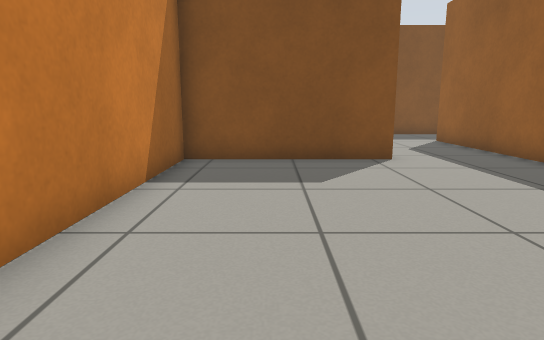
View 1 (above)

16 first-person views from a walk through a Gazebo world. The camera is 0.64 m above the floor, tilts 10° down and sees 75° across. The floor is counted in squares, 0.5 m on a side. Each view is taken from the middle of a square. On the plan, view 1 faces up. The plan holds only what a view shows up to about 15 squares ahead; the rest is blank.

View 2
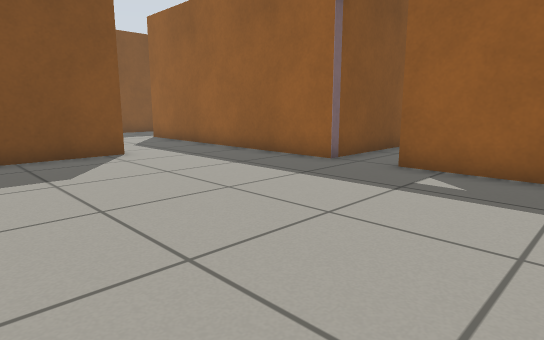

View 3
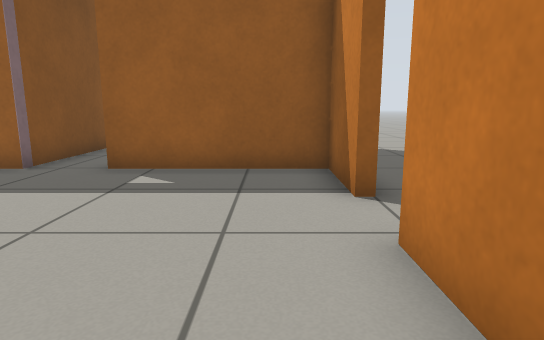

View 4
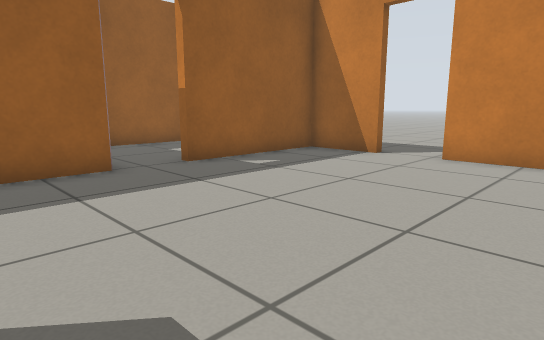

View 5
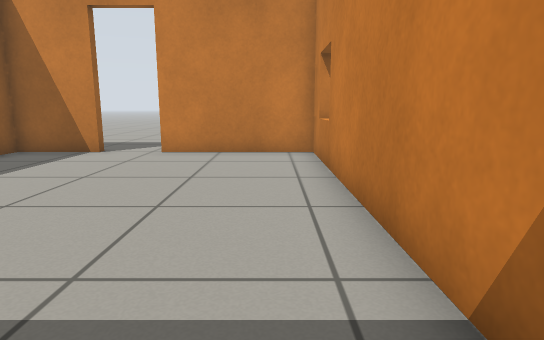

View 6
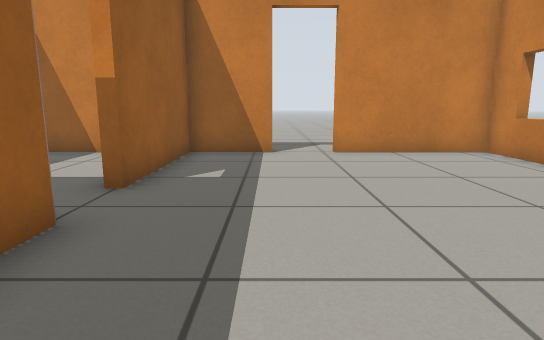

View 7
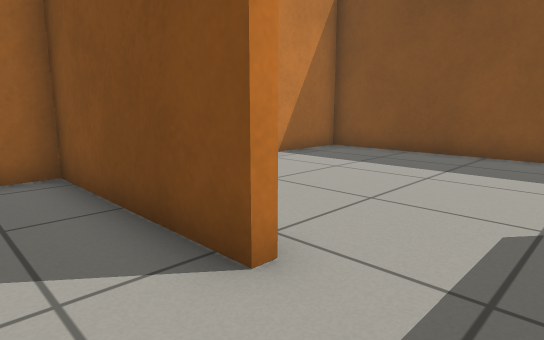

View 8
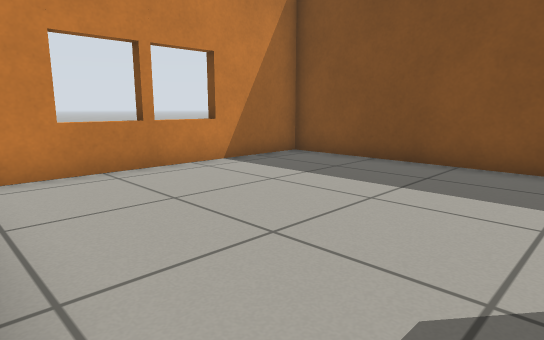

View 9
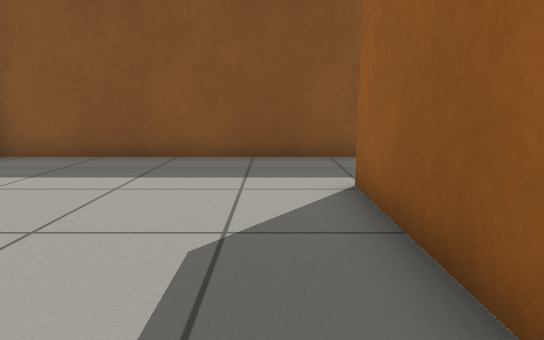

View 10
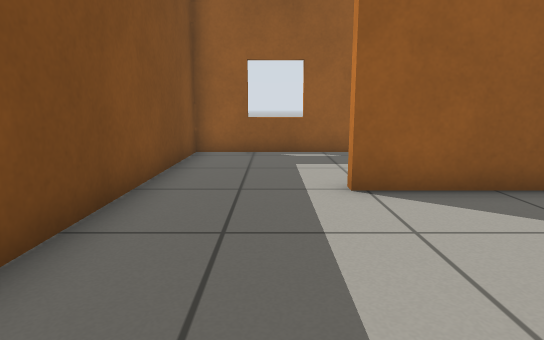

View 11
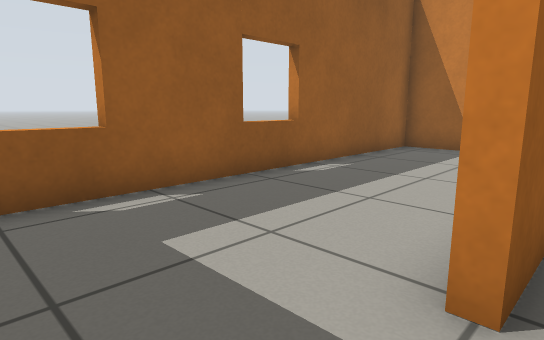

View 12
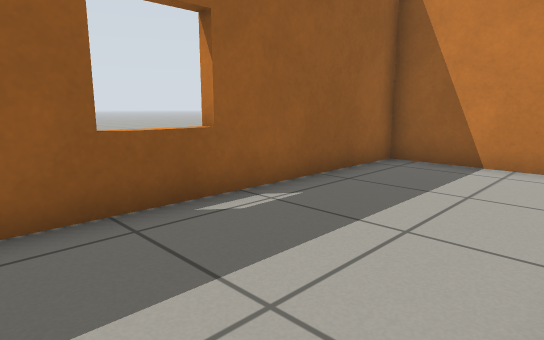

View 13
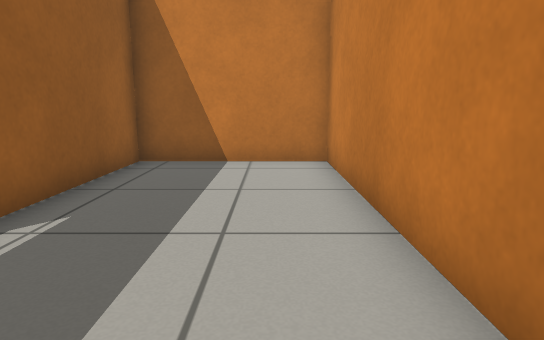

View 14
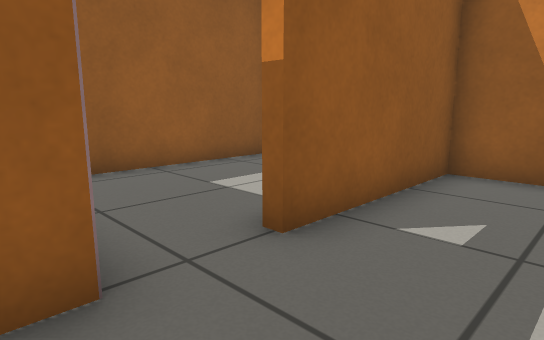

View 15
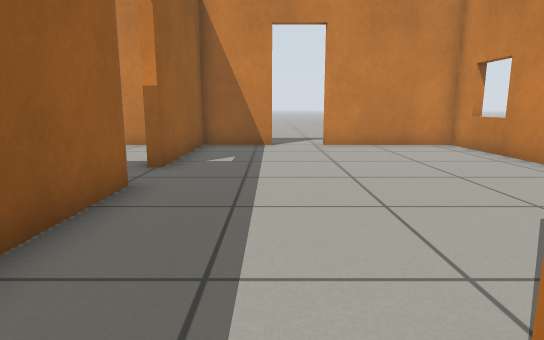

View 16
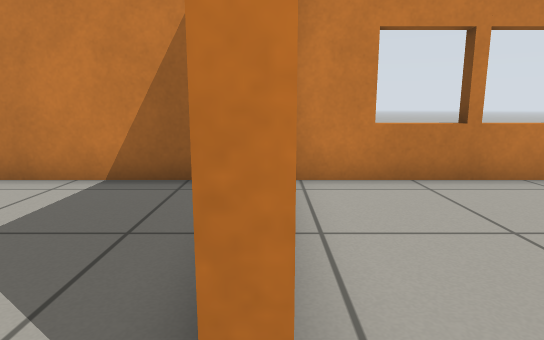

### Floor plan
Ten units are one square. View 1 is at (0, 0); x grows to the right and y downward. Boxes are objects, and circles mark ways between rooms. Rooms are numbered by the first view taken in them; rooms with no view inside come last. Other rooms are left out.
<svg viewBox="-27 -177 144 204">
<path fill="none" stroke="#000" d="M64 -43 64 -95M31 -88 -22 -88 -22 22 22 22M40 22 64 22 64 -25M64 -95 64 -139M65 -172 -22 -172 -22 -94M67 -115 67 -46 112 -46 112 -172 65 -172M82 22 105 22M103 -43 64 -43M112 19 112 -27"/>
<circle cx="40" cy="-90" r="3" fill="#2a7"/>
<circle cx="65" cy="-35" r="3" fill="#2a7"/>
<circle cx="60" cy="-150" r="3" fill="#2a7"/>
<text x="20" y="-40">1</text>
<text x="20" y="-130">2</text>
<text x="80" y="-110">3</text>
<text x="90" y="-10">4</text>
</svg>
Room 1 opens to room 2. Room 1 opens to room 4. Room 2 opens to room 3.

Where each view was taken, in squares from view 1:
view 1: 0 up, 0 right, facing up
view 2: 1 down, 1 left, facing up-right
view 3: 1 down, 1 left, facing right
view 4: 7 up, 1 left, facing down-right
view 5: 8 up, 1 left, facing down
view 6: 8 up, 4 right, facing down
view 7: 7 up, 5 right, facing up-left
view 8: 9 up, 5 right, facing up-left
view 9: 8 up, 5 right, facing up
view 10: 15 up, 1 right, facing right
view 11: 16 up, 6 right, facing down-right
view 12: 13 up, 7 right, facing down-right
view 13: 13 up, 8 right, facing down
view 14: 5 up, 4 right, facing down-right
view 15: 10 up, 4 right, facing down
view 16: 9 up, 4 right, facing left
